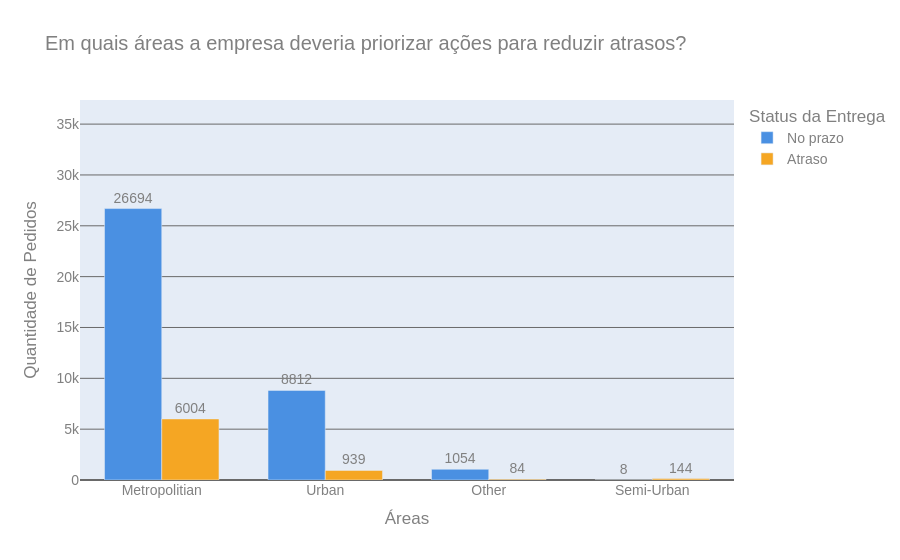

Notebook code for this chart:
### Code cell
'''
Exercício 5 — Atrasos por área de entrega

Tarefa
Identifique quais áreas possuem maior concentração de entregas atrasadas.
Faça um gráfico de barras verticais empilhadas usando as colunas Area, Order_ID e Delivery_Status.

Orientação
- Calcule a quantidade de entregas por área.
- Separe os resultados por status (ontime e delay).

Pergunta de negócio
Em quais áreas a empresa deveria priorizar ações para reduzir atrasos?
'''

df_area_abs = df.groupby(['Area', 'Delivery_Status'])['Order_ID'].nunique().reset_index(name='Quantidade')

# 2. Ordenação para destacar as áreas com maior volume total (prioridade logística)
df_area_abs['Total_Area'] = df_area_abs.groupby('Area')['Quantidade'].transform('sum')
df_area_abs = df_area_abs.sort_values(by='Total_Area', ascending=False)

# 3. Criar o gráfico de barras verticais empilhadas
fig = px.bar(
    df_area_abs, 
    x='Area', 
    y='Quantidade', 
    color='Delivery_Status',
    title='Em quais áreas a empresa deveria priorizar ações para reduzir atrasos?',
    text='Quantidade',
    color_discrete_map={'ontime': '#4A90E2', 'delay': '#F5A623'},
    category_orders={"Delivery_Status": ["ontime", "delay"]},
)

# 4. Ajustes de Estilo e Fonte Uniforme
fig.update_layout(
    font=dict(family="Arial", size=14, color="gray"),
    barmode='group',
    bargap=0.3,
    yaxis=dict(
        title="Quantidade de Pedidos",
        showgrid=True,
        gridcolor='dimgray',
        zeroline=True,
        zerolinecolor='dimgray',
        range=[0, df_area_abs['Quantidade'].max() * 1.4]
    ),
    xaxis=dict(
        title='Áreas'
    ),
    uniformtext_minsize=10,
    uniformtext_mode='show',
    legend_title_text='Status da Entrega',
)

fig.update_traces(
    textposition='outside',
    texttemplate='%{text}',
    cliponaxis=False
)

fig.update_traces(
    name='No prazo',
    selector=dict(
        name='ontime'
    )
)

fig.update_traces(
    name='Atraso',
    selector=dict(
        name='delay'
    )
)

fig.show()

### Figure 1 — Plotly figure (JSON) as saved in the notebook; plotly's stock layout.template omitted (floating-point values rounded to 4 significant figures)
{"data": [{"cliponaxis": false, "hovertemplate": "Delivery_Status=ontime<br>Area=%{x}<br>Quantidade=%{text}<extra></extra>", "legendgroup": "ontime", "marker": {"color": "#4A90E2", "pattern": {"shape": ""}}, "name": "No prazo", "orientation": "v", "showlegend": true, "text": [26690.0, 8812.0, 1054.0, 8.0], "textposition": "outside", "texttemplate": "%{text}", "type": "bar", "x": ["Metropolitian", "Urban", "Other", "Semi-Urban"], "xaxis": "x", "y": [26694, 8812, 1054, 8], "yaxis": "y"}, {"cliponaxis": false, "hovertemplate": "Delivery_Status=delay<br>Area=%{x}<br>Quantidade=%{text}<extra></extra>", "legendgroup": "delay", "marker": {"color": "#F5A623", "pattern": {"shape": ""}}, "name": "Atraso", "orientation": "v", "showlegend": true, "text": [6004.0, 939.0, 84.0, 144.0], "textposition": "outside", "texttemplate": "%{text}", "type": "bar", "x": ["Metropolitian", "Urban", "Other", "Semi-Urban"], "xaxis": "x", "y": [6004, 939, 84, 144], "yaxis": "y"}], "layout": {"bargap": 0.3, "barmode": "group", "font": {"color": "gray", "family": "Arial", "size": 14}, "legend": {"title": {"text": "Status da Entrega"}, "tracegroupgap": 0}, "title": {"text": "Em quais áreas a empresa deveria priorizar ações para reduzir atrasos?"}, "uniformtext": {"minsize": 10, "mode": "show"}, "xaxis": {"anchor": "y", "domain": [0, 1], "title": {"text": "Áreas"}}, "yaxis": {"anchor": "x", "domain": [0, 1], "gridcolor": "dimgray", "range": [0, 37370.0], "showgrid": true, "title": {"text": "Quantidade de Pedidos"}, "zeroline": true, "zerolinecolor": "dimgray"}}}
